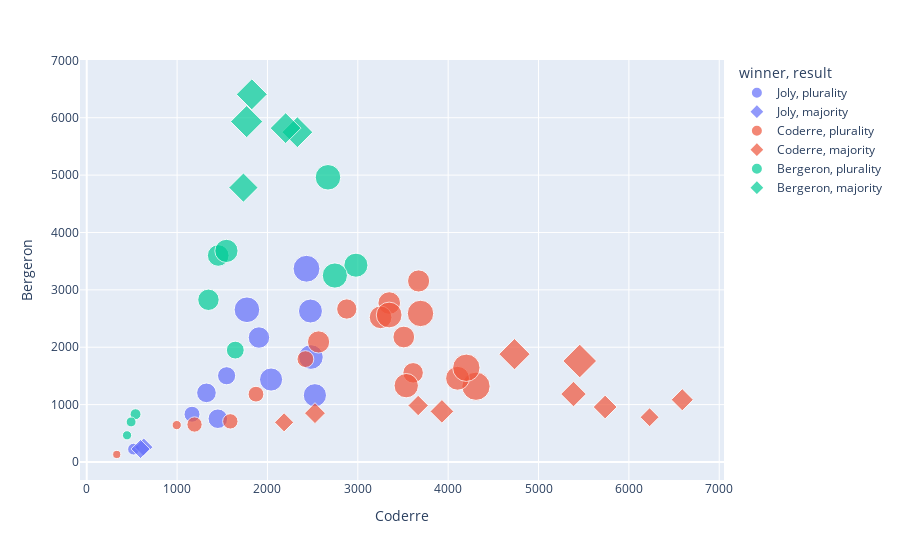

Source (notebook cell):
### Code cell
# px.scatter(df, x='Coderre', y='Bergeron')
# px.scatter(df, x='Coderre', y='Bergeron', color='winner')
# px.scatter(df, x='Coderre', y='Bergeron', symbol='winner')
# px.scatter(df, x='Coderre', y='Bergeron', color='winner', symbol='result',
#            size='Joly')
px.scatter(df, x='Coderre', y='Bergeron', color='winner', symbol='result',
           size='Joly', hover_name="district",
           hover_data=['total', 'district_id'])

### Figure 1 — Plotly figure (JSON) as saved in the notebook; plotly's stock layout.template omitted (floating-point values rounded to 4 significant figures)
{"data": [{"customdata": [[7334, 101], [6363, 102], [9378, 161], [7956, 172], [4099, 181], [6357, 182], [4687, 33], [7688, 34], [6125, 35], [3263, 41], [4438, 43], [1432, 63]], "hovertemplate": "<b>%{hovertext}</b><br><br>winner=Joly<br>result=plurality<br>Coderre=%{x}<br>Bergeron=%{y}<br>Joly=%{marker.size}<br>total=%{customdata[0]}<br>district_id=%{customdata[1]}<extra></extra>", "hovertext": ["101-Bois-de-Liesse", "102-Cap-Saint-Jacques", "161-Saint-HenriPetite-BourgognePointe-Saint-Charles", "172-Desmarchais-Crawford", "181-Peter-McGill", "182-Saint-Jacques", "33-Snowdon", "34-Notre-Dame-de-Grâce", "35-Loyola", "41-du Canal", "43-Fort-Rolland", "63-Jacques-Bizard"], "legendgroup": "Joly, plurality", "marker": {"color": "#636efa", "size": [3024, 2675, 3578, 2849, 1894, 2282, 1636, 3262, 2648, 1266, 1908, 690], "sizemode": "area", "sizeref": 9.898, "symbol": "circle"}, "mode": "markers", "name": "Joly, plurality", "orientation": "v", "showlegend": true, "type": "scatter", "x": [2481, 2525, 2432, 2476, 1451, 1906, 1548, 1773, 2040, 1165, 1325, 518], "xaxis": "x", "y": [1829, 1163, 3368, 2631, 754, 2169, 1503, 2653, 1437, 832, 1205, 224], "yaxis": "y"}, {"customdata": [[1887, 61], [1889, 62]], "hovertemplate": "<b>%{hovertext}</b><br><br>winner=Joly<br>result=majority<br>Coderre=%{x}<br>Bergeron=%{y}<br>Joly=%{marker.size}<br>total=%{customdata[0]}<br>district_id=%{customdata[1]}<extra></extra>", "hovertext": ["61-Pierre-Foretier", "62-Denis-Benjamin-Viger"], "legendgroup": "Joly, majority", "marker": {"color": "#636efa", "size": [998, 1068], "sizemode": "area", "sizeref": 9.898, "symbol": "diamond"}, "mode": "markers", "name": "Joly, majority", "orientation": "v", "showlegend": true, "type": "scatter", "x": [631, 595], "xaxis": "x", "y": [258, 226], "yaxis": "y"}, {"customdata": [[8650, 11], [8316, 12], [9259, 134], [7247, 14], [9587, 141], [8385, 142], [7096, 162], [9200, 171], [7583, 192], [5615, 194], [3469, 22], [4287, 31], [3003, 42], [9560, 51], [7809, 52], [789, 64], [9737, 71], [8025, 74], [2062, 91]], "hovertemplate": "<b>%{hovertext}</b><br><br>winner=Coderre<br>result=plurality<br>Coderre=%{x}<br>Bergeron=%{y}<br>Joly=%{marker.size}<br>total=%{customdata[0]}<br>district_id=%{customdata[1]}<extra></extra>", "hovertext": ["11-Sault-au-Récollet", "12-Saint-Sulpice", "134-Marie-Victorin", "14-Bordeaux-Cartierville", "141-Côte-de-Liesse", "142-Norman-McLaren", "162-Saint-PaulÉmard", "171-ChamplainL'Île-des-Soeurs", "192-François-Perrault", "194-Parc-Extension", "22-Est", "31-Darlington", "42-J.-Émery-Provost", "51-Sault-Saint-Louis", "52-Cecil-P.-Newman", "64-Sainte-Geneviève", "71-Tétreaultville", "74-Louis-Riel", "91-Claude-Ryan"], "legendgroup": "Coderre, plurality", "marker": {"color": "#EF553B", "size": [2532, 2543, 2431, 2081, 3959, 2822, 2438, 3291, 2039, 1402, 1172, 1232, 1157, 3717, 2943, 326, 3454, 2338, 423], "sizemode": "area", "sizeref": 9.898, "symbol": "circle"}, "mode": "markers", "name": "Coderre, plurality", "orientation": "v", "showlegend": true, "type": "scatter", "x": [3348, 3252, 3673, 3612, 4308, 4104, 2566, 3347, 2878, 2420, 1589, 1873, 1193, 4201, 3536, 332, 3694, 3509, 996], "xaxis": "x", "y": [2770, 2521, 3155, 1554, 1320, 1459, 2092, 2562, 2666, 1793, 708, 1182, 653, 1642, 1330, 131, 2589, 2178, 643], "yaxis": "y"}, {"customdata": [[10546, 121], [9465, 122], [8351, 123], [6454, 151], [8479, 152], [5872, 191], [3951, 21], [4663, 23], [9111, 81], [8060, 82]], "hovertemplate": "<b>%{hovertext}</b><br><br>winner=Coderre<br>result=majority<br>Coderre=%{x}<br>Bergeron=%{y}<br>Joly=%{marker.size}<br>total=%{customdata[0]}<br>district_id=%{customdata[1]}<extra></extra>", "hovertext": ["121-La Pointe-aux-Prairies", "122-Pointe-aux-Trembles", "123-Rivière-des-Prairies", "151-Saint-Léonard-Est", "152-Saint-Léonard-Ouest", "191-Saint-Michel", "21-Ouest", "23-Centre", "81-Marie-Clarac", "82-Ovide-Clermont"], "legendgroup": "Coderre, majority", "marker": {"color": "#EF553B", "size": [3330, 2852, 1656, 1641, 1908, 1220, 1076, 1286, 1435, 1051], "sizemode": "area", "sizeref": 9.898, "symbol": "diamond"}, "mode": "markers", "name": "Coderre, majority", "orientation": "v", "showlegend": true, "type": "scatter", "x": [5456, 4734, 5737, 3931, 5387, 3668, 2184, 2526, 6591, 6229], "xaxis": "x", "y": [1760, 1879, 958, 882, 1184, 984, 691, 851, 1085, 780], "yaxis": "y"}, {"customdata": [[7370, 113], [9282, 13], [10866, 133], [6445, 183], [5172, 32], [9135, 72], [7900, 73], [1965, 92], [1330, 93], [1678, 94]], "hovertemplate": "<b>%{hovertext}</b><br><br>winner=Bergeron<br>result=plurality<br>Coderre=%{x}<br>Bergeron=%{y}<br>Joly=%{marker.size}<br>total=%{customdata[0]}<br>district_id=%{customdata[1]}<extra></extra>", "hovertext": ["113-Jeanne-Mance", "13-Ahuntsic", "133-Vieux-Rosemont", "183-Sainte-Marie", "32-Côte-des-Neiges", "72-MaisonneuveLongue-Pointe", "73-Hochelaga", "92-Joseph-Beaubien", "93-Robert-Bourassa", "94-Jeanne-Sauvé"], "legendgroup": "Bergeron, plurality", "marker": {"color": "#00cc96", "size": [2316, 2873, 3234, 2271, 1578, 3139, 2675, 592, 419, 489], "sizemode": "area", "sizeref": 9.898, "symbol": "circle"}, "mode": "markers", "name": "Bergeron, plurality", "orientation": "v", "showlegend": true, "type": "scatter", "x": [1455, 2979, 2670, 1347, 1644, 2746, 1546, 540, 446, 491], "xaxis": "x", "y": [3599, 3430, 4962, 2827, 1950, 3250, 3679, 833, 465, 698], "yaxis": "y"}, {"customdata": [[9030, 111], [10747, 112], [11050, 131], [10867, 132], [10802, 193]], "hovertemplate": "<b>%{hovertext}</b><br><br>winner=Bergeron<br>result=majority<br>Coderre=%{x}<br>Bergeron=%{y}<br>Joly=%{marker.size}<br>total=%{customdata[0]}<br>district_id=%{customdata[1]}<extra></extra>", "hovertext": ["111-Mile-End", "112-DeLorimier", "131-Saint-Édouard", "132-Étienne-Desmarteau", "193-Villeray"], "legendgroup": "Bergeron, majority", "marker": {"color": "#00cc96", "size": [2514, 3044, 2815, 2788, 2782], "sizemode": "area", "sizeref": 9.898, "symbol": "diamond"}, "mode": "markers", "name": "Bergeron, majority", "orientation": "v", "showlegend": true, "type": "scatter", "x": [1734, 1770, 1827, 2331, 2201], "xaxis": "x", "y": [4782, 5933, 6408, 5748, 5819], "yaxis": "y"}], "layout": {"legend": {"itemsizing": "constant", "title": {"text": "winner, result"}, "tracegroupgap": 0}, "margin": {"t": 60}, "xaxis": {"anchor": "y", "domain": [0, 1], "title": {"text": "Coderre"}}, "yaxis": {"anchor": "x", "domain": [0, 1], "title": {"text": "Bergeron"}}}}
